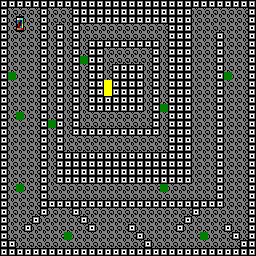

This game map was drawn from its Tiled (.tmx) file and the tilesets committed beside it. A one-line description and the full map source follow:
An orthogonal 32x32 tile map with 8x8 px tiles, 1 tile layer (Tile Layer 1).

<map version="1.0" tiledversion="2018.06.01" orientation="orthogonal" renderorder="right-down" width="32" height="32" tilewidth="8" tileheight="8" infinite="0" nextlayerid="4" nextobjectid="4">
 <tileset firstgid="1" name="tileset" tilewidth="8" tileheight="8" tilecount="30" columns="5">
  <image source="tileset.png" trans="ff00ff" width="40" height="48" />
 </tileset>
 <layer id="1" name="Tile Layer 1" width="32" height="32">
  <data encoding="csv">
26,26,26,26,26,26,26,26,26,26,26,26,26,26,26,26,26,26,26,26,26,26,26,26,26,26,26,26,26,26,26,26,
26,3,3,3,3,26,3,3,3,26,26,26,26,26,26,26,26,26,26,26,26,26,26,26,3,3,3,3,3,3,3,26,
26,3,19,3,3,26,3,3,3,26,26,26,26,26,26,26,26,26,26,26,26,26,26,26,3,3,3,3,3,3,3,26,
26,3,24,3,3,26,3,26,3,26,3,3,3,3,3,3,3,3,3,3,3,26,26,26,3,3,3,3,3,3,3,26,
26,3,3,3,3,26,3,26,3,26,3,3,3,3,3,3,3,3,3,3,3,26,26,26,3,3,3,26,3,3,3,26,
26,3,3,3,3,26,3,26,3,26,3,26,26,26,26,26,26,26,26,26,3,26,26,26,3,3,3,26,3,3,3,26,
26,3,3,3,3,26,3,26,3,26,3,26,26,3,3,3,3,3,3,26,3,26,26,26,3,3,3,26,3,3,3,26,
26,3,3,3,3,26,3,26,3,26,20,26,26,3,3,3,3,3,3,26,3,26,26,26,3,3,3,26,3,3,3,26,
26,3,3,3,3,26,3,26,3,26,3,26,26,3,26,26,26,26,3,26,3,26,26,26,3,3,3,26,3,3,3,26,
26,20,3,3,3,26,3,26,3,26,3,26,26,3,26,26,26,26,3,26,3,26,26,26,3,3,3,26,20,3,3,26,
26,3,3,3,3,26,3,26,3,26,3,26,26,29,26,26,26,26,3,26,3,26,26,26,3,3,3,26,3,3,3,26,
26,3,3,3,3,26,3,26,3,26,3,26,26,29,26,26,26,26,3,26,3,26,26,26,3,3,3,26,3,3,3,26,
26,3,3,3,3,26,3,26,3,26,3,26,26,26,26,26,26,26,3,26,3,26,26,26,3,3,3,26,3,3,3,26,
26,3,3,3,3,26,3,26,3,26,3,26,26,26,26,26,26,26,3,26,20,26,26,26,3,3,3,26,3,3,3,26,
26,3,20,3,3,26,3,26,3,26,3,3,3,3,3,3,3,3,3,26,3,26,26,26,3,3,3,26,3,3,3,26,
26,3,3,3,3,26,20,26,3,26,3,3,3,3,3,3,3,3,3,26,3,26,26,26,3,3,3,26,3,3,3,26,
26,3,3,3,3,26,3,26,3,26,26,26,26,26,26,26,26,26,26,26,3,26,26,26,3,3,3,26,3,3,3,26,
26,3,3,3,3,26,3,26,3,3,3,3,3,3,3,3,3,3,3,3,3,26,26,26,3,3,3,26,3,3,3,26,
26,3,3,3,3,26,3,26,3,3,3,3,3,3,3,3,3,3,3,3,3,26,26,26,3,3,3,26,3,3,3,26,
26,3,3,3,3,26,3,26,26,26,26,26,26,26,26,26,26,26,26,26,26,26,26,26,3,3,3,26,3,3,3,26,
26,3,3,3,3,26,3,26,26,26,26,26,26,26,26,26,26,26,26,26,26,26,26,26,3,3,3,26,3,3,3,26,
26,3,3,3,3,26,3,26,26,26,26,26,26,26,26,26,26,26,26,26,26,26,26,26,3,3,3,26,3,3,3,26,
26,3,3,3,3,26,3,26,26,26,26,26,26,26,26,26,26,26,26,26,26,26,26,26,3,3,3,26,3,3,3,26,
26,3,20,3,3,26,3,3,3,3,3,3,3,3,3,3,3,3,3,3,20,3,3,3,3,3,3,26,3,3,3,26,
26,3,3,3,3,26,3,3,3,3,3,3,3,3,3,3,3,3,3,3,3,3,3,3,3,3,3,26,3,3,3,26,
26,3,3,3,3,26,26,26,26,26,26,26,26,26,26,26,26,26,26,26,26,26,26,26,26,26,26,26,3,3,3,26,
26,3,3,3,3,26,3,3,3,26,3,3,3,3,3,3,3,3,3,3,3,3,3,3,26,3,3,3,3,3,3,26,
26,3,3,3,26,3,3,3,3,3,26,3,3,3,3,3,3,3,3,3,3,3,3,26,3,3,3,3,3,3,3,26,
26,3,3,26,3,3,3,3,3,3,3,26,3,3,3,3,26,3,3,3,3,3,26,3,3,3,3,3,26,3,3,26,
26,3,3,3,3,3,3,3,20,3,3,3,3,3,3,3,3,26,3,3,3,3,3,3,3,20,3,3,3,26,3,26,
26,26,3,3,3,3,3,3,3,3,3,3,3,3,3,3,3,3,26,3,3,3,3,3,3,3,3,3,3,3,26,26,
26,26,26,26,26,26,26,26,26,26,26,26,26,26,26,26,26,26,26,26,26,26,26,26,26,26,26,26,26,26,26,26
</data>
 </layer>
</map>
